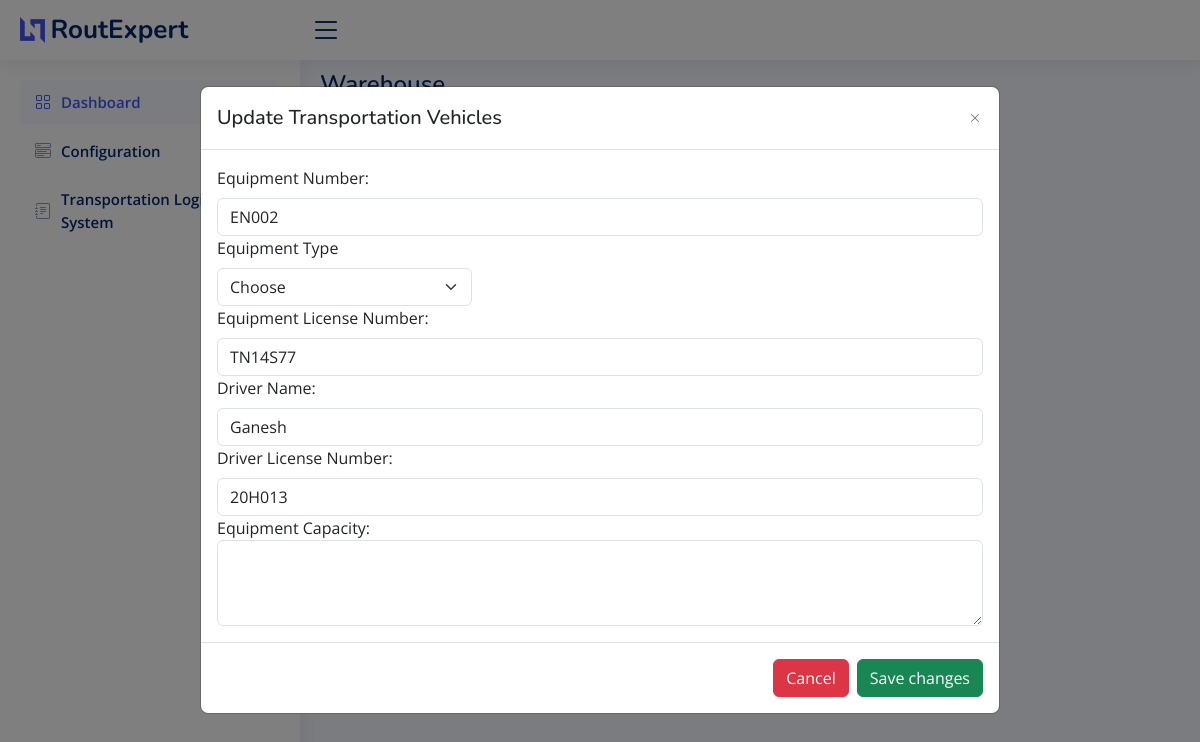
The page /update_equipment/2 on the database its author committed.
### sql_app/model.py (models this page shows)
class TransportationEquipment(Base):
    __tablename__ = "TransportationEquipment"
    id = Column(Integer, primary_key=True, index=True)
    equipment_number = Column(String)
    equipment_type = Column(String)
    equipment_license_number = Column(String)
    driver_name = Column(String)
    driver_license_number = Column(String)
    equipment_description = Column(String)

### main.py (the view)
@app.get("/update_equipment/{id}", response_class=HTMLResponse)
async def update_transport_equipment(request: Request, id: str):
    global id_global
    id_global = id
    equipment_list = []
    equipment = db.query(TransportationEquipment).filter(TransportationEquipment.id == id_global).first()
    equipment_data = {
        "id": equipment.id,
        "equipment_number": equipment.equipment_number,
        "equipment_type": equipment.equipment_type,
        "equipment_license_number": equipment.equipment_license_number,
        "driver_name": equipment.driver_name,
        "driver_license_number": equipment.driver_license_number,
        "equipment_description": equipment.equipment_description,
    }
    equipment_list.append(equipment_data)
    return templates.TemplateResponse("update_transport.html", {"request": request, "equipment": equipment_list})

### templates/update_transport.html (shortened to what this page needs)
<!DOCTYPE html>
<html lang="en">
  <head>
    <link
      href="../static/assets/vendor/bootstrap/css/bootstrap.min.css"
      rel="stylesheet"
    />
    <link
      href="../static/assets/vendor/bootstrap-icons/bootstrap-icons.css"
      rel="stylesheet"
    />
    <link
      href="../static/assets/vendor/boxicons/css/boxicons.min.css"
      rel="stylesheet"
    />
    <link
      href="../static/assets/vendor/quill/quill.snow.css"
      rel="stylesheet"
    />
    <link
      href="../static/assets/vendor/quill/quill.bubble.css"
      rel="stylesheet"
    />
    <link
      href="../static/assets/vendor/remixicon/remixicon.css"
      rel="stylesheet"
    />
    <link
      href="../static/assets/vendor/simple-datatables/style.css"
      rel="stylesheet"
    />
    <link href="../static/assets/css/style.css" rel="stylesheet" />
  </head>
  <body>
    <header id="header" class="header fixed-top d-flex align-items-center">
      <div class="d-flex align-items-center justify-content-between">
        <a href="/" class="logo d-flex align-items-center">
          <img src="../static/assets/img/logo.png" alt="" />
          <span class="d-none d-lg-block">RoutExpert</span>
        </a>
        <i class="bi bi-list toggle-sidebar-btn"></i>
      </div>
    </header>
    <aside id="sidebar" class="sidebar">
      <ul class="sidebar-nav" id="sidebar-nav">
        <li class="nav-item">
          <a class="nav-link" href="/">
            <i class="bi bi-grid"></i>
            <span>Dashboard</span>
          </a>
        </li>
        <li class="nav-item">
          <a
            class="nav-link collapsed"
            data-bs-target="#components-nav"
            data-bs-toggle="collapse"
            href="#"
          >
            <i class="bi bi-menu-button-wide"></i><span>Configuration</span
            >
          </a>
        </li>
        <li class="nav-item">
          <a
            class="nav-link collapsed"
            data-bs-target="#forms-nav"
            data-bs-toggle="collapse"
            href="#"
          >
            <i class="bi bi-journal-text"></i
            ><span>Transportation Logistics System</span
            >
          </a>
        </li>
      </ul>
    </aside>
    <main id="main" class="main">
      <div class="pagetitle">
        <h1>Warehouse</h1>
        <nav>
          <ol class="breadcrumb">
            <li class="breadcrumb-item"><a href="/">Home</a></li>
            <li class="breadcrumb-item active">Update Transportation Vehicles</li>
          </ol>
        </nav>
      </div>
      <section class="section dashboard">
        <div class="row">
          <div class="col-lg-12">
            <div class="card">
              <div class="modal" id="verticalycentered" tabindex="-1">
                <div class="modal-dialog modal-dialog-centered modal-lg">
                  <div class="modal-content">
                    <div class="modal-header">
                      <h5 class="modal-title">Update Transportation Vehicles</h5>
                      <button
                        type="button"
                        class="btn-close"
                        data-bs-dismiss="modal"
                        aria-label="Close"
                      ></button>
                    </div>
                    <div class="modal-body">
                      {% for e in equipment %}
                      <form id="updateTransportForm">
                        <label for="equipmentNumber" class="form-label"
                          >Equipment Number:</label
                        >
                        <input
                          type="text"
                          class="form-control"
                          id="equipmentNumber"
                          name="equipment_number"
                          value="{{ e.equipment_number}}"
                          required
                        />
                        <div class="col-md-4">
                          <label for="equipmentType" class="form-label"
                            >Equipment Type</label
                          >
                          <select
                            id="equipmentType"
                            class="form-select"
                            name="equipment_type"
                            value="{{ e.equipment_type}}"
                            required
                          >
                            <option selected>Choose</option>
                          </select>
                        </div>
                        <label for="equipmentlicensenumber" class="form-label"
                          >Equipment License Number:</label
                        >
                        <input
                          type="text"
                          class="form-control"
                          id="equipmentlicensenumber"
                          name ="equipment_license_number"
                          value="{{ e.equipment_license_number}}"
                          required
                        />
                        <label for="driverName" class="form-label"
                          >Driver Name:</label
                        >
                        <input
                          type="text"
                          class="form-control"
                          id="driverName"
                          name="driver_name"
                          value="{{ e.driver_name}}"
                          required
                        />
                        <label for="driverlicensenumber" class="form-label"
                          >Driver License Number:</label
                        >
                        <input
                          type="text"
                          class="form-control"
                          id="driverlicensenumber"
                          name="driver_license_number"
                          value="{{ e.driver_license_number}}"
                          required
                        />
                        <div class="form-group">
                          <label for="equipmentdescription"
                            >Equipment Capacity:</label
                          >
                          <textarea
                            class="form-control"
                            id="equipmentdescription"
                            name="equipment_description"
                            value="{{ e.equipment_description}}"
                            rows="3"
                          ></textarea>
                        </div>
                      </form>
                      {% endfor %}
                    </div>
                    <div class="modal-footer">
                      <button
                        type="button"
                        class="btn btn-danger"
                        id="closeBtnn"
                      >
                        Cancel
                      </button>
                      <button
                        type="button"
                        class="btn btn-success"
                        id="saveBtn"
                      >
                        Save changes
                      </button>
                    </div>
                  </div>
                </div>
              </div>
            </div>
          </div>
        </div>
      </section>
    </main>
  </body>
</html>

### static/assets/css/style.css (style rules this page uses)
:root { scroll-behavior: smooth; }
body { font-family: "Open Sans", sans-serif; background: #f6f9ff; color: #444444; }
a { color: #4154f1; text-decoration: none; }
h1, h2, h3, h4, h5, h6 { font-family: "Nunito", sans-serif; }
#main { margin-top: 60px; padding: 10px 20px; font-size: 16px; transition: all 0.3s; }
.pagetitle { margin-bottom: 10px; }
.pagetitle h1 { font-size: 24px; margin-bottom: 0; font-weight: 600; color: #012970; }
.card { margin-bottom: 30px; border: none; border-radius: 5px; box-shadow: 0px 0 30px rgba(1, 41, 112, 0.1); }
.btn-close { background-size: 25%; }
.breadcrumb { font-size: 10px; font-family: "Nunito", sans-serif; color: #899bbd; font-weight: 600; }
.breadcrumb a { color: #899bbd; transition: 0.3s; }
.breadcrumb .breadcrumb-item::before { color: #899bbd; }
.breadcrumb .active { color: #51678f; font-weight: 600; }
.logo { line-height: 1; }
@media (min-width: 1200px) { .logo { width: 280px; } }
.logo img { max-height: 26px; margin-right: 6px; }
.logo span { font-size: 26px; font-weight: 700; color: #012970; font-family: "Nunito", sans-serif; }
.header { transition: all 0.5s; z-index: 997; height: 60px; box-shadow: 0px 2px 20px rgba(1, 41, 112, 0.1); background-color: #fff; padding-left: 20px; }
.header .toggle-sidebar-btn { font-size: 32px; padding-left: 10px; cursor: pointer; color: #012970; }
.sidebar { position: fixed; top: 60px; left: 0; bottom: 0; width: 300px; z-index: 996; transition: all 0.3s; padding: 20px; overflow-y: auto; scrollbar-width: thin; scrollbar-color: #aab7cf transparent; box-shadow: 0px 0px 20px rgba(1, 41, 112, 0.1); background-color: #fff; }
@media (min-width: 1200px) { #main, #footer { margin-left: 300px; } }
.sidebar-nav { padding: 0; margin: 0; list-style: none; }
.sidebar-nav li { padding: 0; margin: 0; list-style: none; }
.sidebar-nav .nav-item { margin-bottom: 5px; }
.sidebar-nav .nav-link { display: flex; align-items: center; font-size: 15px; font-weight: 600; color: #4154f1; transition: 0.3; background: #f6f9ff; padding: 10px 15px; border-radius: 4px; }
.sidebar-nav .nav-link i { font-size: 16px; margin-right: 10px; color: #4154f1; }
.sidebar-nav .nav-link.collapsed { color: #012970; background: #fff; }
.sidebar-nav .nav-link.collapsed i { color: #899bbd; }

### rows shown on the page
TransportationEquipment: equipment_number "EN002", equipment_type "Choose", equipment_license_number "TN14S77", driver_name "Ganesh", driver_license_number "20H013"
